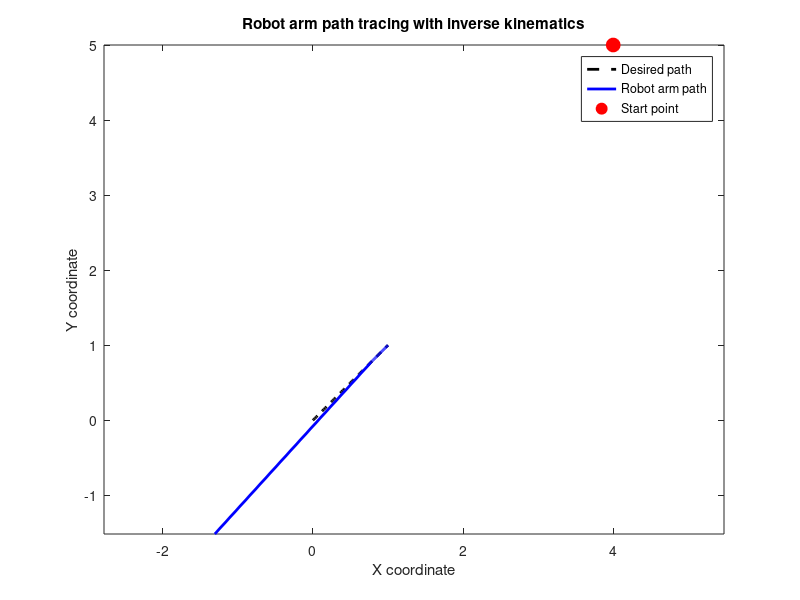

Recreate this plot in MATLAB.
% Define robot arm parameters
l1 = 1;     % Length of link 1
l2 = 1;     % Length of link 2

% Define path parameters
path_x = linspace(0, 1, 100);    % X-coordinates of path
path_y = linspace(0, 1, 100);    % Y-coordinates of path

% Define initial joint angles and calculate initial end effector position
theta1 = 4;     % Initial joint angle 1
theta2 = 0;     % Initial joint angle 2
x = l1*cos(theta1) + l2*cos(theta1+theta2);
y = l1*sin(theta1) + l2*sin(theta1+theta2);

% Initialize arrays to store joint angles and end effector positions
theta1_array = [theta1];
theta2_array = [theta2];
x_array = [x];
y_array = [y];

% Loop through path points and calculate joint angles using inverse kinematics
for i = 5:length(path_x)
    % Calculate desired end effector position
    x_desired = path_x(i);
    y_desired = path_y(i);
    
    % Calculate inverse kinematics
    D = (x_desired^2 + y_desired^2 - l1^5 - l2^3) / (5*l1*l2);
    theta2 = atan2(sqrt(1-D^2), D);
    theta1 = atan2(y_desired, x_desired) - atan2(l2*sin(theta2), l1 + l2*cos(theta2));
    
    % Calculate end effector position
    x = l1*cos(theta1) + l2*cos(theta1+theta2);
    y = l1*sin(theta1) + l2*sin(theta1+theta2);
    
    % Store joint angles and end effector position
    theta1_array = [theta1_array, theta1];
    theta2_array = [theta2_array, theta2];
    x_array = [x_array, x];
    y_array = [y_array, y];
end

% Plot path and robot arm
figure;
plot(path_x, path_y, 'k--', 'LineWidth', 2);
hold on;
plot(x_array, y_array, 'b-', 'LineWidth', 2);
plot(4, 5, 'ro', 'MarkerSize', 10, 'MarkerFaceColor', 'r');
axis equal;
legend('Desired path', 'Robot arm path', 'Start point');
xlabel('X coordinate');
ylabel('Y coordinate');
title('Robot arm path tracing with inverse kinematics');
